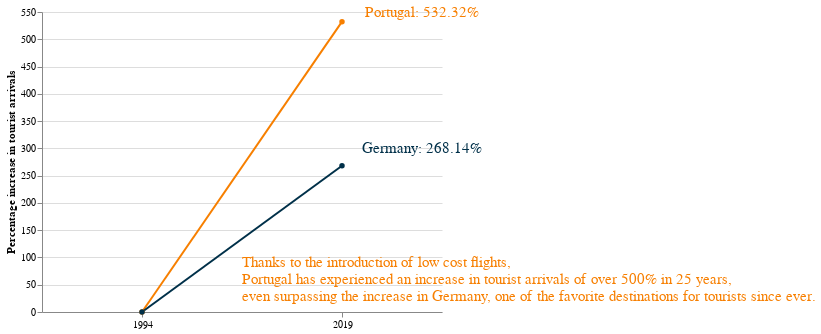

Source (notebook cell):
### Markdown cell above
## From information to knowledge

Add a context

### Code cell
# build the annotation 
annotation = """Thanks to the introduction of low cost flights, 
Portugal has experienced an increase in tourist arrivals of over 500% in 25 years, 
even surpassing the increase in Germany, one of the favorite destinations for tourists since ever."""
text_df = pd.DataFrame([{'text' : annotation}])

text = alt.Chart(text_df).mark_text(lineBreak='\n',align='left',fontSize=15,y=250).encode(
    text='text:N',
    color=alt.value('#F77F00')
)

# build the final chart
total = (chart + pi + text).configure_view(strokeWidth=0)
total

### Figure 1 — Vega-Lite specification as saved in the notebook (floating-point values rounded to 4 significant figures)
{"config": {"view": {"continuousWidth": 400, "continuousHeight": 300, "strokeWidth": 0}}, "layer": [{"data": {"name": "data-ba560081619c819066b296f28716a75d"}, "mark": {"type": "line", "point": {}}, "encoding": {"color": {"field": "Country", "scale": {"domain": ["PT", "DE"], "range": ["#F77F00", "#003049"]}, "type": "nominal"}, "x": {"axis": {"labelAngle": 0}, "field": "Date", "title": "", "type": "ordinal"}, "y": {"field": "Tourist Arrivals", "title": "Percentage increase in tourist arrivals", "type": "quantitative"}}, "width": 400}, {"data": {"name": "data-30bf41e495b43d276e4d3452541d8f16"}, "mark": {"type": "text", "dx": 80, "fontSize": 15}, "encoding": {"color": {"field": "Country", "legend": null, "scale": {"domain": ["PT", "DE"], "range": ["#F77F00", "#003049"]}, "type": "nominal"}, "text": {"field": "Text", "type": "nominal"}, "x": {"field": "X", "type": "ordinal"}, "y": {"field": "Y", "type": "quantitative"}}}, {"data": {"name": "data-c6a9992f4a0fe3d0a549991aa3fc42ba"}, "mark": {"type": "text", "align": "left", "fontSize": 15, "lineBreak": "\n", "y": 250}, "encoding": {"color": {"value": "#F77F00"}, "text": {"field": "text", "type": "nominal"}}}], "$schema": "https://vega.github.io/schema/vega-lite/v4.17.0.json", "datasets": {"data-ba560081619c819066b296f28716a75d": [{"Date": 1994, "Country": "PT", "Tourist Arrivals": 0.0}, {"Date": 2019, "Country": "PT", "Tourist Arrivals": 532.3}, {"Date": 1994, "Country": "DE", "Tourist Arrivals": 0.0}, {"Date": 2019, "Country": "DE", "Tourist Arrivals": 268.1}], "data-30bf41e495b43d276e4d3452541d8f16": [{"Text": "Portugal: 532.32%", "Y": 550, "X": 2019, "Country": "PT"}, {"Text": "Germany: 268.14%", "Y": 300, "X": 2019, "Country": "DE"}], "data-c6a9992f4a0fe3d0a549991aa3fc42ba": [{"text": "Thanks to the introduction of low cost flights, \nPortugal has experienced an increase in tourist arrivals of over 500% in 25 years, \neven surpassing the increase in Germany, one of the favorite destinations for tourists since ever."}]}}
